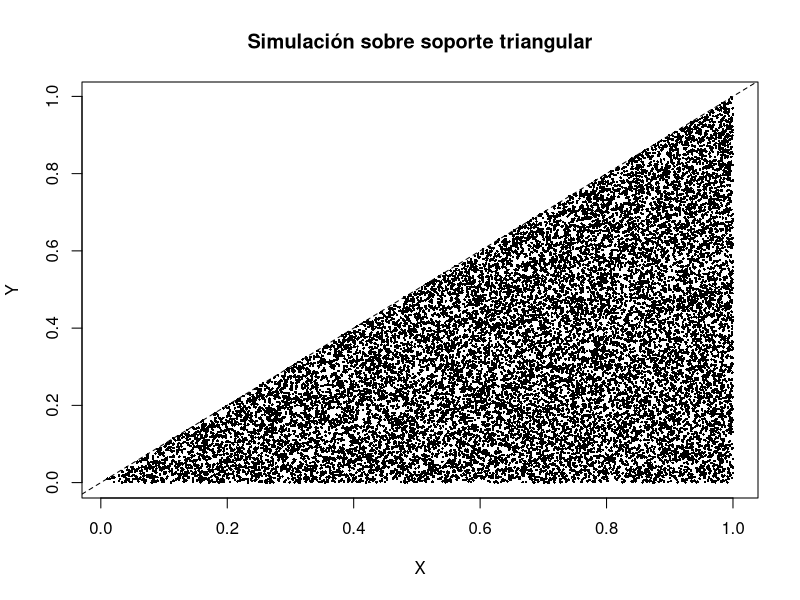
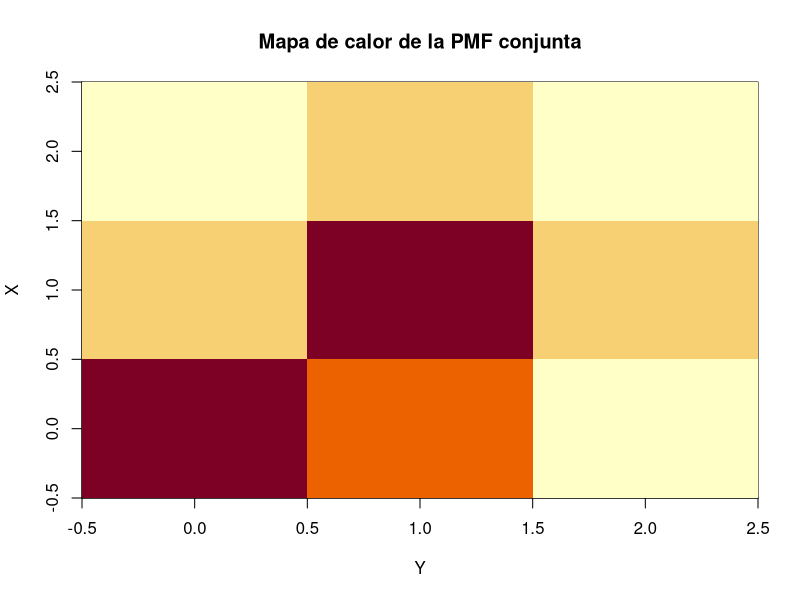

Reproduce these figures in R, in order.
## ---- chunk 1
P <- matrix(c(
  0.20, 0.10, 0.05,
  0.15, 0.20, 0.10,
  0.05, 0.10, 0.05
), nrow = 3, byrow = TRUE)

rownames(P) <- paste0("X=", 0:2)
colnames(P) <- paste0("Y=", 0:2)

P
rowSums(P)   # marginal de X
colSums(P)   # marginal de Y
sum(P)       # debe ser 1
## ---- chunk 2
py <- colSums(P)
P[, "Y=1"] / py["Y=1"]
## ---- chunk 3
px <- rowSums(P)
py <- colSums(P)
P_ind <- outer(px, py)

P
P_ind
P - P_ind
max(abs(P - P_ind))
## ---- chunk 4
fxy <- function(x, y) {
  ifelse(x > 0 & x < 1 & y > 0 & y < x, 2, 0)
}

fx <- function(x) ifelse(x > 0 & x < 1, 2*x, 0)
fy <- function(y) ifelse(y > 0 & y < 1, 2*(1-y), 0)
## ---- chunk 5
p1 <- integrate(function(x) 2*x, 0, 0.3)$value
p2 <- integrate(function(x) rep(2*0.3, length(x)), 0.3, 0.8)$value
p1 + p2
## ---- chunk 6
set.seed(2026)

coords <- expand.grid(X = 0:2, Y = 0:2)
prob <- as.vector(t(P))

idx <- sample(seq_len(nrow(coords)),
              size = 50000,
              replace = TRUE,
              prob = prob)

sim <- coords[idx, ]

prop.table(table(sim$X, sim$Y))
prop.table(table(sim$X))
prop.table(table(sim$Y))
## ---- chunk 7
set.seed(2026)
n <- 20000
u1 <- runif(n)
u2 <- runif(n)
X <- sqrt(u1)
Y <- X * u2

plot(X, Y, pch = 16, cex = 0.35,
     xlab = "X", ylab = "Y",
     main = "Simulación sobre soporte triangular")
abline(0, 1, lty = 2)
## ---- chunk 8
image(x = 0:2, y = 0:2, z = P,
      xlab = "Y", ylab = "X",
      main = "Mapa de calor de la PMF conjunta")
